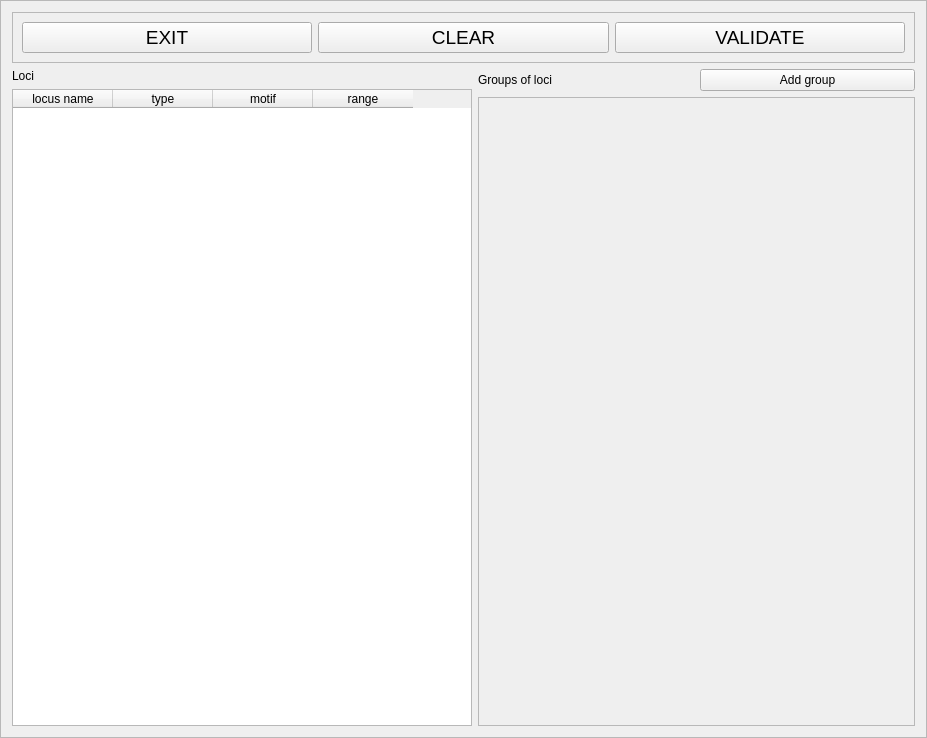
<?xml version="1.0" encoding="UTF-8"?>
<ui version="4.0">
 <class>Frame</class>
 <widget class="QFrame" name="Frame">
  <property name="geometry">
   <rect>
    <x>0</x>
    <y>0</y>
    <width>927</width>
    <height>738</height>
   </rect>
  </property>
  <property name="windowTitle">
   <string>Frame</string>
  </property>
  <property name="frameShape">
   <enum>QFrame::StyledPanel</enum>
  </property>
  <property name="frameShadow">
   <enum>QFrame::Raised</enum>
  </property>
  <layout class="QVBoxLayout" name="verticalLayout_6">
   <item>
    <widget class="QFrame" name="frame_6">
     <property name="frameShape">
      <enum>QFrame::StyledPanel</enum>
     </property>
     <property name="frameShadow">
      <enum>QFrame::Raised</enum>
     </property>
     <layout class="QHBoxLayout" name="horizontalLayout_9">
      <item>
       <widget class="QPushButton" name="exitButton">
        <property name="font">
         <font>
          <pointsize>14</pointsize>
         </font>
        </property>
        <property name="toolTip">
         <string>Leave this screen without loosing any change</string>
        </property>
        <property name="text">
         <string>EXIT</string>
        </property>
        <property name="shortcut">
         <string>Alt+E</string>
        </property>
       </widget>
      </item>
      <item>
       <widget class="QPushButton" name="clearButton">
        <property name="font">
         <font>
          <pointsize>14</pointsize>
         </font>
        </property>
        <property name="toolTip">
         <string>Clear all data related to this historical model</string>
        </property>
        <property name="text">
         <string>CLEAR</string>
        </property>
        <property name="shortcut">
         <string>Alt+C</string>
        </property>
       </widget>
      </item>
      <item>
       <widget class="QPushButton" name="okButton">
        <property name="font">
         <font>
          <pointsize>14</pointsize>
         </font>
        </property>
        <property name="toolTip">
         <string>Test and save data (Alt+o)</string>
        </property>
        <property name="text">
         <string>VALIDATE</string>
        </property>
        <property name="shortcut">
         <string>Alt+V</string>
        </property>
       </widget>
      </item>
     </layout>
    </widget>
   </item>
   <item>
    <layout class="QHBoxLayout" name="horizontalLayout_3">
     <item>
      <layout class="QVBoxLayout" name="verticalLayout_4">
       <item>
        <widget class="QLabel" name="label">
         <property name="text">
          <string>Loci</string>
         </property>
        </widget>
       </item>
       <item>
        <widget class="QTableWidget" name="tableWidget">
         <property name="minimumSize">
          <size>
           <width>460</width>
           <height>0</height>
          </size>
         </property>
         <property name="maximumSize">
          <size>
           <width>460</width>
           <height>16777215</height>
          </size>
         </property>
         <property name="sortingEnabled">
          <bool>false</bool>
         </property>
         <column>
          <property name="text">
           <string>locus name</string>
          </property>
          <property name="textAlignment">
           <set>AlignHCenter|AlignVCenter|AlignCenter</set>
          </property>
         </column>
         <column>
          <property name="text">
           <string>type</string>
          </property>
          <property name="textAlignment">
           <set>AlignHCenter|AlignVCenter|AlignCenter</set>
          </property>
         </column>
         <column>
          <property name="text">
           <string>motif</string>
          </property>
          <property name="textAlignment">
           <set>AlignHCenter|AlignVCenter|AlignCenter</set>
          </property>
         </column>
         <column>
          <property name="text">
           <string>range</string>
          </property>
          <property name="textAlignment">
           <set>AlignHCenter|AlignVCenter|AlignCenter</set>
          </property>
         </column>
        </widget>
       </item>
      </layout>
     </item>
     <item>
      <layout class="QVBoxLayout" name="verticalLayout_5">
       <item>
        <layout class="QHBoxLayout" name="horizontalLayout_2">
         <item>
          <widget class="QLabel" name="label_2">
           <property name="text">
            <string>Groups of loci</string>
           </property>
          </widget>
         </item>
         <item>
          <widget class="QPushButton" name="addGroupButton">
           <property name="text">
            <string>Add group</string>
           </property>
          </widget>
         </item>
        </layout>
       </item>
       <item>
        <widget class="QScrollArea" name="scrollArea">
         <property name="widgetResizable">
          <bool>true</bool>
         </property>
         <widget class="QWidget" name="scrollAreaWidgetContents">
          <property name="geometry">
           <rect>
            <x>0</x>
            <y>0</y>
            <width>429</width>
            <height>614</height>
           </rect>
          </property>
          <layout class="QVBoxLayout" name="verticalLayout_3"/>
         </widget>
        </widget>
       </item>
      </layout>
     </item>
    </layout>
   </item>
  </layout>
 </widget>
 <resources/>
 <connections/>
</ui>
